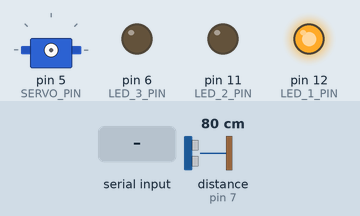
Simulated run of this sketch. Board: Arduino Uno, built with avr-gcc and run on an emulated ATmega328P. Shown: servo, output pins drawn as LEDs (lit = HIGH). Wiring (inferred from the names in the program): ultrasonic range finder: trigger pin 8; echo pin 7. The test bench sets the inputs (shaded band); at power-on: distance to the obstacle (sensor on pin 7) 80 cm. The echo pulse lasts 58.3 µs per cm; pins used as bus, display or sensor lines are not drawn; what the sketch prints to the serial monitor is not drawn.

Above: at 1.2 s.
1.3 s: "Start0\n" received over Serial
Timing chart, 0 to 8.2 s (numbered marks = the images above; inputs shaded):
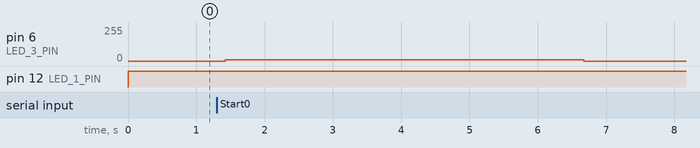

Measured:
- after the input at 1.3 s, pin 6 (LED_3_PIN): 0/255 → 10/255 after 0.12 s, → 0/255 5.2 s later

The sketch:

sgh-controller.ino
```cpp
/*Terzo progetto: Serra
*Boschi Francesco matricola 0000801376
*Budini Elizabeta matrciola 0000801989
*Gomulka Konrad matricola 0000792661
*/
#include "DetectDistanceTask.h"
#include "IrrigationTask.h"
#include "Scheduler.h"
#include "globalVars.h"

//define the pin of each sensor
#define LED_1_PIN 12
#define LED_2_PIN 11
//Using pin 6 because pin 9 and 10 are used from Timer2, which is used in servo library.
#define LED_3_PIN 6
#define ECHO_SONAR_PIN 7
#define TRIGGER_SONAR_PIN 8
#define TX 2
#define RX 3
#define SERVO_PIN 5

//Define period of each task. in this case all the tasks have the same period
#define WAITSCHED 50

//Scheduler
Scheduler sched;

//These is the external variable, and this is the only file where it's declared.
distanza statoDistanza;


//Program setup
void setup() {
  Serial.begin(9600);
  //set PinMode and Serial
  pinMode(LED_1_PIN, OUTPUT);
  pinMode(LED_2_PIN, OUTPUT);
  pinMode(LED_3_PIN, OUTPUT);

  pinMode(ECHO_SONAR_PIN, INPUT);
  pinMode(TRIGGER_SONAR_PIN, OUTPUT);

  //Set Scheduler tick each 50ms
  sched.init(WAITSCHED);

  //Create the tasks
  Task* irrigation = new IrrigationTask(LED_1_PIN, LED_2_PIN, LED_3_PIN, SERVO_PIN, TX, RX);
  Task* detection = new DetectDistanceTask(TRIGGER_SONAR_PIN, ECHO_SONAR_PIN);

  //Initialize Tasks
  irrigation->init(WAITSCHED);
  detection->init(WAITSCHED);

  //Add Tasks to Scheduler
  sched.addTask(detection);
  sched.addTask(irrigation);

  statoDistanza = LONTANO;
}

//program loop
void loop() {
  //Start Scheduler
  sched.schedule();
}
```

DetectDistanceTask.cpp
```cpp
#include "DetectDistanceTask.h"
#include "Arduino.h"
#include "globalVars.h"

//Define constant values
#define DIST 0.5


/**
 * Class used to run the detect distance task and change the global state
 */
DetectDistanceTask::DetectDistanceTask(int trigPin, int echoPin){
	this->trigPin = trigPin;
	this->echoPin = echoPin;
}

void DetectDistanceTask::init(int period){
  Task::init(period);
  this->sonar = new Sonar(this->echoPin, this->trigPin);
  this->localState1 = FAR;
}

void DetectDistanceTask::tick(){

	float distance = sonar->getDistance();
    //depending on the distance, the task will be in Near o Far state.
	if(distance <= DIST){
		localState1 = NEAR;
	} else if(distance > DIST){
		localState1 = FAR;
	}


	//Depending on the global state and on the task state, we make a different action.
	switch(localState1){
    //Far state: setting global distance to LONTANO.
		case FAR:
				statoDistanza = LONTANO;
			break;

    //Near state: setting global distance to VICINO.
    case NEAR:
      statoDistanza = VICINO;
      break;
		default:
      statoDistanza = LONTANO;
			break;
	}
}
```

DetectDistanceTask.h
```cpp
#ifndef __DETECTDISTANCETASK__
#define __DETECTDISTANCETASK__

#include "Task.h"
#include "Sonar.h"
#include "globalVars.h"
#include "MsgServiceBT.h"
#include "SoftwareSerial.h"

/**
 * Class used to manage the detecting distance task
 */
class DetectDistanceTask: public Task {

  int trigPin, echoPin;
  Sonar *sonar;
  int waitingTime;
  enum localState{FAR, NEAR};
  localState localState1;


public:

  DetectDistanceTask(int trigPin, int echoPin);
  void init(int period);
  void tick();
};

#endif
```

IrrigationTask.cpp
```cpp
#include "IrrigationTask.h"
#include "Arduino.h"
#include "globalVars.h"

//define the max irrigation time in auto mode, and the max time after which the bluetooth will be disconnected
#define IRRIGATIONTIME 5000
#define BLUETOOTHTIME 2000

/**
 * Class used to manage the irrigation task.
 */
IrrigationTask::IrrigationTask(int pin0, int pin1, int pin2, int pinServo, int tx, int rx){
  this->pin[0] = pin0;
  this->pin[1] = pin1;
  this->pin[2] = pin2;
  this->servoPin = pinServo;
  this->tx = tx;
  this->rx= rx;
  lastTime = 0;
}

//set the starting state anhd initialize sensors and actuators
void IrrigationTask::init(int period){
  Task::init(period);
  for (int i = 0; i < 2; i++){
    led[i] = new Led(pin[i]);
  }
  ledMid = new LedExt(pin[2],128);
  msgService = new MsgServiceBT(this->tx, this->rx);
  msgService->init();
  portataManuale = 255;
  localState1 = WAITING;
  MsgService.init();
  lastTimeMsgBluetooth = 0;
  umiditaAttuale = "0";
}


void IrrigationTask::tick(){

  //Set the task state depending on the distance and bluetooth connection, but only if the task is not in IRRIGATION state (which has its own conditions).
  if(statoDistanza == VICINO && localState1 != IRRIGATION && msgService->isMsgAvailable()){
    //Send message only if the task enter in MANUAL mode.
    if(lastState != MANUALE){
      MsgService.sendMsg("ManIn");
      msgService->sendMsg(Msg("ManIn\n"));
    }
    localState1 = MANUALE;
    lastState = MANUALE;
    lastTimeMsgBluetooth = 0;
  } else if((statoDistanza == LONTANO || lastTimeMsgBluetooth >= BLUETOOTHTIME )&& localState1 != IRRIGATION){
    //Send message only if the task enter in AUTOMATIC mode.
      if(lastState == MANUALE){
        MsgService.sendMsg("ManOut");
        msgService->sendMsg(Msg("ManOut\n"));
      }
      localState1 = AUTOMATICO;
      lastState = AUTOMATICO;
  }

  //Buffer cleaning. If you are in another state, and receive a message via serial or bluetooth, it will delete the message, otherwise you would receive it when they they get connected
  if (localState1 != MANUALE && !(localState1 == IRRIGATION && lastState == MANUALE)) {
      if (msgService->isMsgAvailable()){
        Msg* msg = msgService->receiveMsg();
        delete msg;
      }
  }

  //if you are not in AUTO, you delete the message, but if it's humidity update you update the value
  if (localState1 != AUTOMATICO && !(localState1 == IRRIGATION && lastState == AUTOMATICO)) {
      if (MsgService.isMsgAvailable()){
        Msg* msg = MsgService.receiveMsg();
        if (msg->getContent().substring(0,7).equals("Umidita")){
          umiditaAttuale = msg->getContent().substring(8);
        }
        delete msg;
      }
  }


  //switch on the task state
  switch(localState1){
  case WAITING:
    lastTimeMsgBluetooth = 0;
    ledMid->switchOff();
    servo.detach();
    break;

  case AUTOMATICO:
    servo.detach();
    led[0]->switchOn();
    led[1]->switchOff();
    ledMid->switchOff();
    lastTime = 0;
    //depending on the message received, the task update the humidity or start the irrigation.
    if (MsgService.isMsgAvailable()) {
      Msg* msg = MsgService.receiveMsg();
      if (msg->getContent() == "Start0"){
        MsgService.sendMsg("Start");
        msgService->sendMsg(Msg("Start\n"));
        portataAutomatica = 10;
        localState1 = IRRIGATION;
      } else if (msg->getContent() == "Start1"){
        MsgService.sendMsg("Start");
        msgService->sendMsg(Msg("Start\n"));
        portataAutomatica = 80;
        localState1 = IRRIGATION;
      } else if (msg->getContent() == "Start2"){
        MsgService.sendMsg("Start");
        msgService->sendMsg(Msg("Start\n"));
        portataAutomatica = 255;
        localState1 = IRRIGATION;
      }  else if (msg->getContent().substring(0,7).equals("Umidita")){
        umiditaAttuale = msg->getContent().substring(8);
      }
      delete msg;
   }
    break;

  case MANUALE:
    servo.detach();
    led[0]->switchOff();
    led[1]->switchOn();
    ledMid->switchOff();
    //if no message is available for more than 5s, we suppose bluetooth it's not connected anymore.
    if (msgService->isMsgAvailable() <= 0){
        lastTimeMsgBluetooth += myPeriod;
        if(lastTimeMsgBluetooth >= BLUETOOTHTIME){
            localState1 = WAITING;
        }
     }
    //if a message is available, the task make a different action depending on what message it receive. Also we set to 0 the last message counter.
    if (msgService->isMsgAvailable() > 0) {
        //each time a message is available (bluetooth is connected) the task send the humidity to the mobile APP.
        Msg *mess = new Msg(umiditaAttuale);
        msgService->sendMsg(*mess);
        lastTimeMsgBluetooth = 0;
        Msg* msg = msgService->receiveMsg();
        if (msg->getContent() == "1"){
            MsgService.sendMsg("Start");
            msgService->sendMsg(Msg("Start\n"));
            localState1 = IRRIGATION;
        } else if (msg->getContent() == "3"){
            //MsgService.sendMsg("portata 3");
            portataManuale = 10;
        } else if (msg->getContent() == "4"){
            //MsgService.sendMsg("portata 4");
            portataManuale = 80;
        } else if (msg->getContent() == "5"){
            //MsgService.sendMsg("portata 5");
            portataManuale = 255;
        }
        delete msg;
    }
    break;

  case IRRIGATION:
    servo.attach(servoPin);
    //if it's automatic irrigation
    if(lastState == AUTOMATICO){
      ledMid->setIntensity(portataAutomatica);
      servo.write(1500);
      lastTime += myPeriod;
      //if t5he max irrigation time ended
      if(lastTime >= IRRIGATIONTIME){
        MsgService.sendMsg("StopT");
        localState1 = WAITING;
      }
      //check if explicit asking for stop
      if (MsgService.isMsgAvailable()) {
        Msg* msg = MsgService.receiveMsg();
        if (msg->getContent() == "Stop"){
          MsgService.sendMsg("Stop");
          msgService->sendMsg(Msg("Stop\n"));
          localState1 = WAITING;
        }
        delete msg;
      }
    } else if(lastState == MANUALE){    //if it's manual irrigation
      ledMid->setIntensity(portataManuale);
      servo.write(1500);
      //if the person is too far while irrigating, goes back to automatic.
      if (statoDistanza == LONTANO) {
          MsgService.sendMsg("Stop");
          msgService->sendMsg(Msg("Stop\n"));
          localState1 = WAITING;
      }
       //if no message is available for more than 5s, we suppose bluetooth it's not connected anymore.
       if (msgService->isMsgAvailable() <= 0){
          lastTimeMsgBluetooth += myPeriod;
          if(lastTimeMsgBluetooth >= BLUETOOTHTIME){
              MsgService.sendMsg("Stop");
              msgService->sendMsg(Msg("Stop\n"));
              localState1 = WAITING;
          }
       }
      //if a message is available while irrigating, check if it's Stop.
      if (msgService->isMsgAvailable() > 0) {
      lastTimeMsgBluetooth = 0;
          Msg* msg = msgService->receiveMsg();
          if (msg->getContent() == "2"){
              MsgService.sendMsg("Stop");
              msgService->sendMsg(Msg("Stop\n"));
              localState1 = WAITING;
          }
          delete msg;
      }
    }
    ledMid->switchOn();
    break;
  }

}
```

IrrigationTask.h
```cpp
#ifndef __IRRIGATIONTASK__
#define __IRRIGATIONTASK__

#include "Task.h"
#include "globalVars.h"
#include "MsgServiceBT.h"
#include "SoftwareSerial.h"
#include "LedExt.h"
#include "Led.h"
#include "ServoTimer2.h"
#include "MsgService.h"

/**
 * Class used to manage the detecting distance task
 */
class IrrigationTask: public Task {

  int portataAutomatica;
  String umiditaAttuale;
  int portataManuale;
  MsgServiceBT * msgService;
  int pin[3];
  int tx;
  int rx;
  int servoPin;
  Light* led[3];
  LightExt* ledMid;
  ServoTimer2 servo;
  int lastTime;
  int lastTimeMsgBluetooth;
  enum localState{WAITING, AUTOMATICO, MANUALE, IRRIGATION};
  localState localState1;
  localState lastState;

public:

  IrrigationTask(int pin0, int pin1, int pin2, int pinServo, int tx, int rx);
  void init(int period);
  void tick();
};

#endif
```

Led.cpp
```cpp
#include "Led.h"
#include "Arduino.h"

/**
 * Class used to manage a led
 */
Led::Led(int pin){
  this->pin = pin;
  pinMode(pin,OUTPUT);
}

void Led::switchOn(){
  digitalWrite(pin,HIGH);
}

void Led::switchOff(){
  digitalWrite(pin,LOW);
};
```

Led.h
```cpp
#ifndef __LED__
#define __LED__

#include "Light.h"

/**
 * Class used to manage a led
 */
class Led: public Light {
public:
  Led(int pin);
  void switchOn();
  void switchOff();
protected:
  int pin;
};

#endif
```

LedExt.cpp
```cpp
#include "LedExt.h"
#include "Arduino.h"

LedExt::LedExt(int pin) : Led(pin) {
  currentIntensity = 128;
  isOn = false;
}

LedExt::LedExt(int pin, int intensity) : Led(pin) {
  isOn = false;
  currentIntensity = intensity;
}

void LedExt::switchOn(){
  analogWrite(pin,currentIntensity);
  isOn = true;
}

void LedExt::setIntensity(int value){
 currentIntensity = value;
 if (isOn){
   analogWrite(pin,currentIntensity);
 }
}

int LedExt::getIntensity(){
return currentIntensity;
}

void LedExt::switchOff(){
  analogWrite(pin,0);
  isOn = false;
}
```

LedExt.h
```cpp
#ifndef __LED_EXT__
#define __LED_EXT__

#include "Led.h"
#include "LightExt.h"

class LedExt:  public LightExt, public Led {
public:
  LedExt(int pin);
  LedExt(int pin, int intensity);
  void switchOn();
  void switchOff();
  void setIntensity(int v);
  int getIntensity();
private:
  int currentIntensity;
  bool isOn;
};

#endif
```

Light.h
```cpp
#ifndef __LIGHT__
#define __LIGHT__

/**
 * Class used to manage a light. Will be used by Led class.
 */
class Light {
public:
  virtual void switchOn() = 0;
  virtual void switchOff() = 0;
};

#endif
```

LightExt.h
```cpp
#ifndef __LIGHT_EXT__
#define __LIGHT_EXT__

#include "Light.h"

class LightExt : public Light {
public:
  virtual void setIntensity(int) = 0;
  virtual int getIntensity() = 0;
};

#endif
```

MsgService.cpp
```cpp
#include "Arduino.h"
#include "MsgService.h"

String content;

MsgServiceClass MsgService;

bool MsgServiceClass::isMsgAvailable(){
  return msgAvailable;
}

Msg* MsgServiceClass::receiveMsg(){
  if (msgAvailable){
    Msg* msg = currentMsg;
    msgAvailable = false;
    currentMsg = NULL;
    content = "";
    return msg;
  } else {
    return NULL;
  }
}

void MsgServiceClass::init(){
  Serial.begin(9600);
  content.reserve(256);
  content = "";
  currentMsg = NULL;
  msgAvailable = false;
}

void MsgServiceClass::sendMsg(const String& msg){
  Serial.println(msg);
}

void serialEvent() {
  /* reading the content */
  while (Serial.available()) {
    char ch = (char) Serial.read();
    if (ch == '\n'){
      MsgService.currentMsg = new Msg(content);
      MsgService.msgAvailable = true;
    } else {
      content += ch;
    }
  }
}

bool MsgServiceClass::isMsgAvailable(Pattern& pattern){
  return (msgAvailable && pattern.match(*currentMsg));
}

Msg* MsgServiceClass::receiveMsg(Pattern& pattern){
  if (msgAvailable && pattern.match(*currentMsg)){
    Msg* msg = currentMsg;
    msgAvailable = false;
    currentMsg = NULL;
    content = "";
    return msg;
  } else {
    return NULL;
  }

}
```

MsgService.h
```cpp
#ifndef __MSGSERVICE__
#define __MSGSERVICE__

#include "Arduino.h"
#include "MsgServiceBT.h"

class Pattern {
public:
  virtual boolean match(const Msg& m) = 0;
};

class MsgServiceClass {

public:

  Msg* currentMsg;
  bool msgAvailable;

  void init();

  bool isMsgAvailable();
  Msg* receiveMsg();

  bool isMsgAvailable(Pattern& pattern);
  Msg* receiveMsg(Pattern& pattern);

  void sendMsg(const String& msg);
};

extern MsgServiceClass MsgService;

#endif
```

MsgServiceBT.cpp
```cpp
#include "Arduino.h"
#include "MsgServiceBT.h"


MsgServiceBT::MsgServiceBT(int rxPin, int txPin){
  channel = new SoftwareSerial(rxPin, txPin);
}

void MsgServiceBT::init(){
  content.reserve(256);
  channel->begin(9600);
}

bool MsgServiceBT::sendMsg(Msg msg){
  channel->println(msg.getContent());
}

bool MsgServiceBT::isMsgAvailable(){
  return channel->available();
}

Msg* MsgServiceBT::receiveMsg(){
  while (channel->available()) {
    char ch = (char) channel->read();
    if (ch == '\n'){
      Msg* msg = new Msg(content);
      content = "";
      return msg;
    } else {
      content += ch;
    }
  }

   if(!channel->available())
  {
      Msg* msg = new Msg(content);
      content = "";
      return msg;
  }

  return NULL;
}
```

MsgServiceBT.h
```cpp
#ifndef __MSGSERVICEBT__
#define __MSGSERVICEBT__

#include "Arduino.h"
#include "SoftwareSerial.h"

class Msg {
  String content;

public:
  Msg(const String& content){
    this->content = content;
  }

  String getContent(){
    return content;
  }
};

class MsgServiceBT {

public:
  MsgServiceBT(int rxPin, int txPin);
  void init();
  bool isMsgAvailable();
  Msg* receiveMsg();
  bool sendMsg(Msg msg);

private:
  String content;
  SoftwareSerial* channel;

};

#endif
```

ProximitySensor.h
```cpp
#ifndef __PROXIMITYSENSOR__
#define __PROXIMITYSENSOR__

/**
 * Class used to define a proximity sensor. WIll be used from the sonar class.
 */
class ProximitySensor {

  public:
    virtual float getDistance() = 0;

};


#endif
```

Scheduler.cpp
```cpp
#include "Scheduler.h"

/**
 * Class used to manage and define the scheduler. It will be used to run all the task with a defined priority. In that case the priority is the order the tasks are inserted.
 */

//initialize the scheduler with the base period.The cheduler will try to execute all the tasks each time this time is elapsed, but the task will work depending of their internal period. The period must be the greatest common divisor between all the periods of the tasks.
void Scheduler::init(int basePeriod){
  this->basePeriod = basePeriod;
  timer.setupPeriod(basePeriod);
  nTasks = 0;
}

//function used to add a task to the scheduler onlly if it is not already full.
bool Scheduler::addTask(Task* task){
  if (nTasks < MAX_TASKS-1){
    taskList[nTasks] = task;
    nTasks++;
    return true;
  } else {
    return false;
  }
}

//start scheduling
void Scheduler::schedule(){
  timer.waitForNextTick();
  for (int i = 0; i < nTasks; i++){
    //With this condition, each task will be executed only if its internal period is ended.
    if (taskList[i]->updateAndCheckTime(basePeriod)){
      taskList[i]->tick();
    }
  }
}
```

Scheduler.h
```cpp
#ifndef __SCHEDULER__
#define __SCHEDULER__

#include "Timer.h"
#include "Task.h"

//define the max number of tasks.
#define MAX_TASKS 10

/**
 * Class used to manage and define the scheduler. It will be used to run all the task with a defined priority. In that case the priority is the order the tasks are inserted.
 */
class Scheduler {

  int basePeriod;
  int nTasks;
  Task* taskList[MAX_TASKS];
  Timer timer;

public:
  void init(int basePeriod);
  virtual bool addTask(Task* task);
  virtual void schedule();
};

#endif
```

Sonar.cpp
```cpp
#include "Sonar.h"
#include "Arduino.h"


/**
 * Class used to manage a sonar and detect the distance between a user and the system.
 */
Sonar::Sonar(int echoP, int trigP){
  this->trigPin = trigP;
  this->echoPin = echoP;
}

//the sonar send 3 signlas and read the comeback to define the distance.
float Sonar::getDistance() {
  digitalWrite(trigPin, LOW);
  delayMicroseconds(3);
  digitalWrite(trigPin, HIGH);
  delayMicroseconds(5);
  digitalWrite(trigPin, LOW);

  float tUS = pulseIn(echoPin, HIGH);
  float t = tUS / 1000.0 / 1000.0 / 2;
  float d = t * vs;
  return d;
}
```

Source omitted: Sonar.h (362 bytes), Task.h (558 bytes), Timer.cpp (1566 bytes), Timer.h (202 bytes), globalVars.h (304 bytes)
